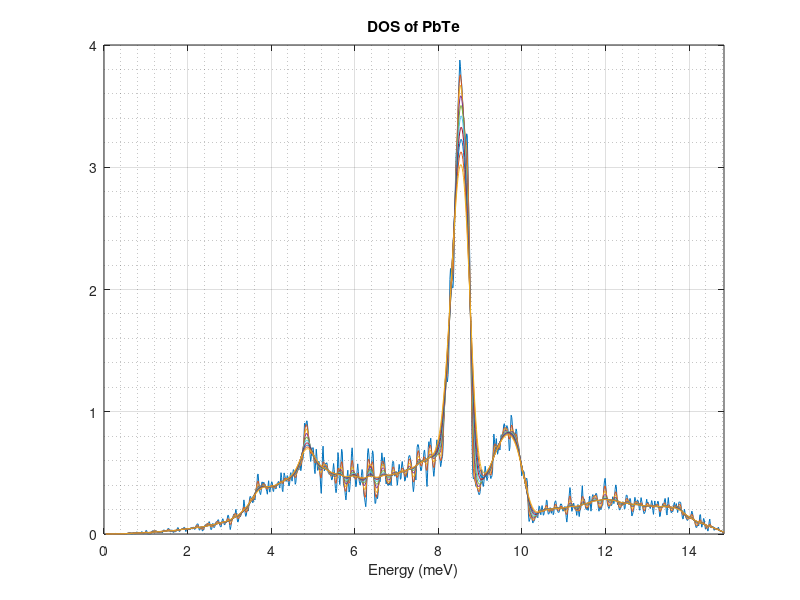

The MATLAB script that drew this image:
function band_plot
%% clean everythings
clear; clc; close all;

%% Read data
data = importdata('phonondos.dat', ' ', 1);  % 自动跳过第一行（标题行），空格分隔

x = data.data(:, 1);   % 第一列：qpath
%% Plot
figure;
hold on;

for i = 2:11
y = data.data(:, i);   % 第二列：Energy (meV)
plot(x, y, '-', 'MarkerSize', 2.0);
end

xlim([0, max(x)]);

xlabel('Energy (meV)');
title('DOS of PbTe');
grid on;box on;
grid minor;  % 可选，显示细网格
end
